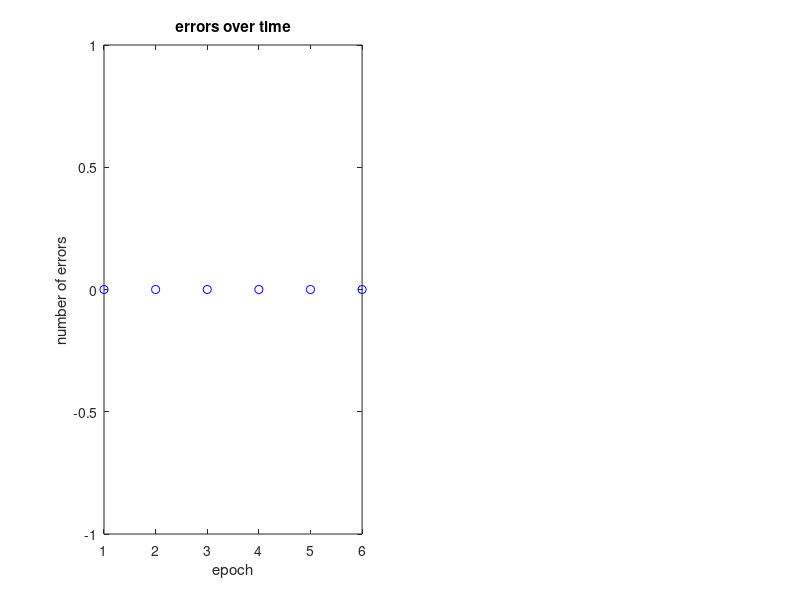

The MATLAB source for this figure: (Note: this script raises an error after producing the figure.)
%%Lawrence Yu
%%BME402 Memory Capacity Project
%%MAY 9, 2008

%%reading in the images
clear all;
close all;

a=dir('*.jpg');
for(i=1: length(a))
    names{i}=a(i).name;
    if(size(imread(names{i}),3)==3) %%check for greyscale
        im{i}=rgb2gray(imread(names{i}));
    else
        im{i}=imread(names{i});
    end
    imvecsunrnd{i} = double(reshape(im{i},numel(im{i}),1));
end

rndlist1=randperm(length(a)); %%used to randomize order of images
rndlist2=randperm(length(a)); %%random training order

for(i=1:length(a))%%randomize order of images
    imvecs{i}=imvecsunrnd{rndlist1(i)};
end

%assign target values
for(j=1:length(a))
    if(j<=(length(a)/2))
        target(j)=1;
    else
        target(j)=0;
    end
end

w(:,1)=randint(1024,1,-255,255); %random weight vector
e=1;
exit=0;
errcnt(e)=0;
while(exit~=1)
    for(i=1:length(a))
        analogresponse=dot(w(:,e),imvecs{rndlist2(i)});
        out=hardlim(analogresponse);
        analogplot(rndlist2(i),e)=analogresponse; %%record for plotting
        err=target(rndlist2(i))-out;

        w(:,e)=w(:,e)+err*imvecs{rndlist2(i)}; %perceptron learning rule
        if(err==1 || err==-1)
            errcnt(e)=errcnt(e) + 1;
        end
    end

    if(e>5) %check exit conditions
        avglast3=(errcnt(e)+errcnt(e-1)+errcnt(e-2))/3;
%         if(errcnt(e)>errcnt(e-4)) %%used to check last 5 error counts
            if(errcnt(e)==0)
            exit=1;
        end
    end
    if(exit~=1)
        w(:,e+1)=w(:,e);
        errcnt(e+1)=0;
        e=e+1;
    end
end

%%plotting training errors vs epoch
epochindex=[1:e];
figure, subplot(1,2,1);
plot(epochindex,errcnt,'bo');
title('errors over time');
xlabel('epoch');
ylabel('number of errors');


%%plotting the analog response
errorindex=[1:length(imvecs)];
laste=length(errcnt);
figure, subplot(1,2,1);
bar(errorindex,analogplot(:,laste))
title(['epoch ', num2str(laste), ', number of errors = ', num2str(errcnt(laste))])
xlabel('picture number')
ylabel('analog response')

% % plot the weight vector
% wshow=reshape(w(:,4),32,32);
% figure, imagesc(wshow);